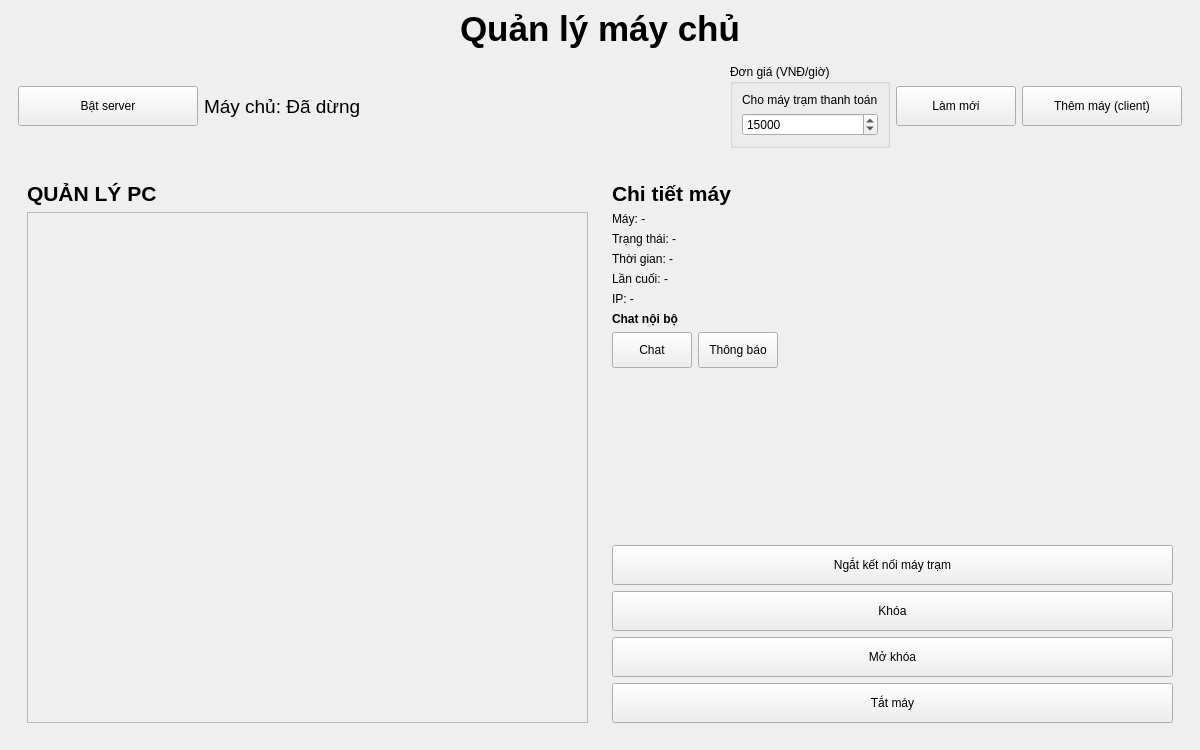
<?xml version="1.0" encoding="UTF-8"?>
<ui version="4.0">
 <class>MainWindow</class>
 <widget class="QMainWindow" name="MainWindow">
  <property name="geometry">
   <rect>
    <x>0</x>
    <y>0</y>
    <width>1200</width>
    <height>750</height>
   </rect>
  </property>
  <property name="windowTitle">
   <string>Quản lý máy chủ quán net</string>
  </property>
  <widget class="QWidget" name="centralwidget">
   <layout class="QVBoxLayout" name="verticalLayout">
    <item>
     <widget class="QLabel" name="lbl_title">
      <property name="font">
       <font>
        <pointsize>26</pointsize>
        <weight>75</weight>
        <bold>true</bold>
       </font>
      </property>
      <property name="text">
       <string>Quản lý máy chủ</string>
      </property>
      <property name="alignment">
       <set>Qt::AlignCenter</set>
      </property>
     </widget>
    </item>
    <item>
     <widget class="QFrame" name="frame_top">
      <layout class="QHBoxLayout" name="horizontalLayout">
       <item>
        <widget class="QPushButton" name="btn_start">
         <property name="minimumSize">
          <size>
           <width>180</width>
           <height>40</height>
          </size>
         </property>
         <property name="text">
          <string>Bật server</string>
         </property>
        </widget>
       </item>
       <item>
        <widget class="QLabel" name="lbl_status">
         <property name="font">
          <font>
           <pointsize>14</pointsize>
          </font>
         </property>
         <property name="text">
          <string>Máy chủ: Đã dừng</string>
         </property>
        </widget>
       </item>
       <item>
        <spacer name="horizontalSpacer">
         <property name="orientation">
          <enum>Qt::Horizontal</enum>
         </property>
         <property name="sizeHint" stdset="0">
          <size>
           <width>40</width>
           <height>20</height>
          </size>
         </property>
        </spacer>
       </item>
       <item>
        <widget class="QGroupBox" name="groupBox_price">
         <property name="maximumSize">
          <size>
           <width>210</width>
           <height>16777215</height>
          </size>
         </property>
         <property name="title">
          <string>Đơn giá (VNĐ/giờ)</string>
         </property>
         <layout class="QVBoxLayout" name="verticalLayout_price">
          <item>
           <widget class="QLabel" name="lbl_price_hint">
            <property name="text">
             <string>Cho máy trạm thanh toán</string>
            </property>
            <property name="wordWrap">
             <bool>true</bool>
            </property>
           </widget>
          </item>
          <item>
           <widget class="QSpinBox" name="spin_price_per_hour">
            <property name="minimum">
             <number>0</number>
            </property>
            <property name="maximum">
             <number>10000000</number>
            </property>
            <property name="singleStep">
             <number>500</number>
            </property>
            <property name="value">
             <number>15000</number>
            </property>
           </widget>
          </item>
         </layout>
        </widget>
       </item>
       <item>
        <widget class="QPushButton" name="btn_refresh">
         <property name="minimumSize">
          <size>
           <width>120</width>
           <height>40</height>
          </size>
         </property>
         <property name="text">
          <string>Làm mới</string>
         </property>
        </widget>
       </item>
       <item>
        <widget class="QPushButton" name="btn_add_client">
         <property name="minimumSize">
          <size>
           <width>160</width>
           <height>40</height>
          </size>
         </property>
         <property name="toolTip">
          <string>Mở thêm một cửa sổ máy trạm (bấm nhiều lần = nhiều máy)</string>
         </property>
         <property name="text">
          <string>Thêm máy (client)</string>
         </property>
        </widget>
       </item>
      </layout>
     </widget>
    </item>
    <item>
     <widget class="QFrame" name="frame_main">
      <layout class="QHBoxLayout" name="horizontalLayout_2">
       <item>
        <widget class="QFrame" name="frame_grid">
         <layout class="QVBoxLayout" name="verticalLayout_2">
          <item>
           <widget class="QLabel" name="lbl_clients">
            <property name="font">
             <font>
              <pointsize>16</pointsize>
              <weight>75</weight>
              <bold>true</bold>
             </font>
            </property>
            <property name="text">
             <string>QUẢN LÝ PC</string>
            </property>
           </widget>
          </item>
          <item>
           <widget class="QScrollArea" name="scrollArea_clients">
            <property name="verticalScrollBarPolicy">
             <enum>Qt::ScrollBarAsNeeded</enum>
            </property>
            <property name="horizontalScrollBarPolicy">
             <enum>Qt::ScrollBarAsNeeded</enum>
            </property>
            <property name="widgetResizable">
             <bool>true</bool>
            </property>
            <widget class="QWidget" name="scrollAreaWidgetContents">
             <property name="geometry">
              <rect>
               <x>0</x>
               <y>0</y>
               <width>738</width>
               <height>506</height>
              </rect>
             </property>
             <layout class="QGridLayout" name="gridLayout_clients">
              <property name="leftMargin">
               <number>5</number>
              </property>
              <property name="topMargin">
               <number>5</number>
              </property>
              <property name="rightMargin">
               <number>5</number>
              </property>
              <property name="bottomMargin">
               <number>5</number>
              </property>
              <property name="spacing">
               <number>10</number>
              </property>
             </layout>
            </widget>
           </widget>
          </item>
         </layout>
        </widget>
       </item>
       <item>
        <widget class="QFrame" name="frame_detail">
         <layout class="QVBoxLayout" name="verticalLayout_3">
          <item>
           <widget class="QLabel" name="lbl_detail_title">
            <property name="font">
             <font>
              <pointsize>16</pointsize>
              <weight>75</weight>
              <bold>true</bold>
             </font>
            </property>
            <property name="text">
             <string>Chi tiết máy</string>
            </property>
           </widget>
          </item>
          <item>
           <widget class="QLabel" name="lbl_selected_id">
            <property name="text">
             <string>Máy: -</string>
            </property>
           </widget>
          </item>
          <item>
           <widget class="QLabel" name="lbl_selected_status">
            <property name="text">
             <string>Trạng thái: -</string>
            </property>
           </widget>
          </item>
          <item>
           <widget class="QLabel" name="lbl_selected_usage">
            <property name="text">
             <string>Thời gian: -</string>
            </property>
           </widget>
          </item>
          <item>
           <widget class="QLabel" name="lbl_selected_seen">
            <property name="text">
             <string>Lần cuối: -</string>
            </property>
           </widget>
          </item>
          <item>
           <widget class="QLabel" name="lbl_selected_ip">
            <property name="text">
             <string>IP: -</string>
            </property>
           </widget>
          </item>
          <item>
           <widget class="QLabel" name="lbl_chat_section">
            <property name="font">
             <font>
              <weight>75</weight>
              <bold>true</bold>
             </font>
            </property>
            <property name="text">
             <string>Chat nội bộ</string>
            </property>
           </widget>
          </item>
          <item>
           <layout class="QHBoxLayout" name="horizontalLayout_chat">
            <item>
             <widget class="QPushButton" name="btn_chat">
              <property name="minimumSize">
               <size>
                <width>0</width>
                <height>36</height>
               </size>
              </property>
              <property name="text">
               <string>Chat</string>
              </property>
             </widget>
            </item>
            <item>
             <widget class="QPushButton" name="btn_chat_notify">
              <property name="minimumSize">
               <size>
                <width>0</width>
                <height>36</height>
               </size>
              </property>
              <property name="text">
               <string>Thông báo</string>
              </property>
             </widget>
            </item>
            <item>
             <widget class="QLabel" name="lbl_chat_badge">
              <property name="minimumSize">
               <size>
                <width>24</width>
                <height>24</height>
               </size>
              </property>
              <property name="text">
               <string/>
              </property>
              <property name="alignment">
               <set>Qt::AlignCenter</set>
              </property>
             </widget>
            </item>
            <item>
             <spacer name="horizontalSpacer_chat">
              <property name="orientation">
               <enum>Qt::Horizontal</enum>
              </property>
              <property name="sizeHint" stdset="0">
               <size>
                <width>40</width>
                <height>20</height>
               </size>
              </property>
             </spacer>
            </item>
           </layout>
          </item>
          <item>
           <spacer name="verticalSpacer">
            <property name="orientation">
             <enum>Qt::Vertical</enum>
            </property>
            <property name="sizeHint" stdset="0">
             <size>
              <width>20</width>
              <height>40</height>
             </size>
            </property>
           </spacer>
          </item>
          <item>
           <widget class="QPushButton" name="btn_disconnect_client">
            <property name="minimumSize">
             <size>
              <width>120</width>
              <height>40</height>
             </size>
            </property>
            <property name="toolTip">
             <string>Đóng kết nối TCP — máy trạm có thể bấm Kết nối lại và sửa IP</string>
            </property>
            <property name="text">
             <string>Ngắt kết nối máy trạm</string>
            </property>
           </widget>
          </item>
          <item>
           <widget class="QPushButton" name="btn_lock">
            <property name="minimumSize">
             <size>
              <width>120</width>
              <height>40</height>
             </size>
            </property>
            <property name="text">
             <string>Khóa</string>
            </property>
           </widget>
          </item>
          <item>
           <widget class="QPushButton" name="btn_unlock">
            <property name="minimumSize">
             <size>
              <width>120</width>
              <height>40</height>
             </size>
            </property>
            <property name="text">
             <string>Mở khóa</string>
            </property>
           </widget>
          </item>
          <item>
           <widget class="QPushButton" name="btn_shutdown">
            <property name="minimumSize">
             <size>
              <width>120</width>
              <height>40</height>
             </size>
            </property>
            <property name="text">
             <string>Tắt máy</string>
            </property>
           </widget>
          </item>
         </layout>
        </widget>
       </item>
      </layout>
     </widget>
    </item>
   </layout>
  </widget>
 </widget>
 <resources/>
 <connections/>
</ui>
